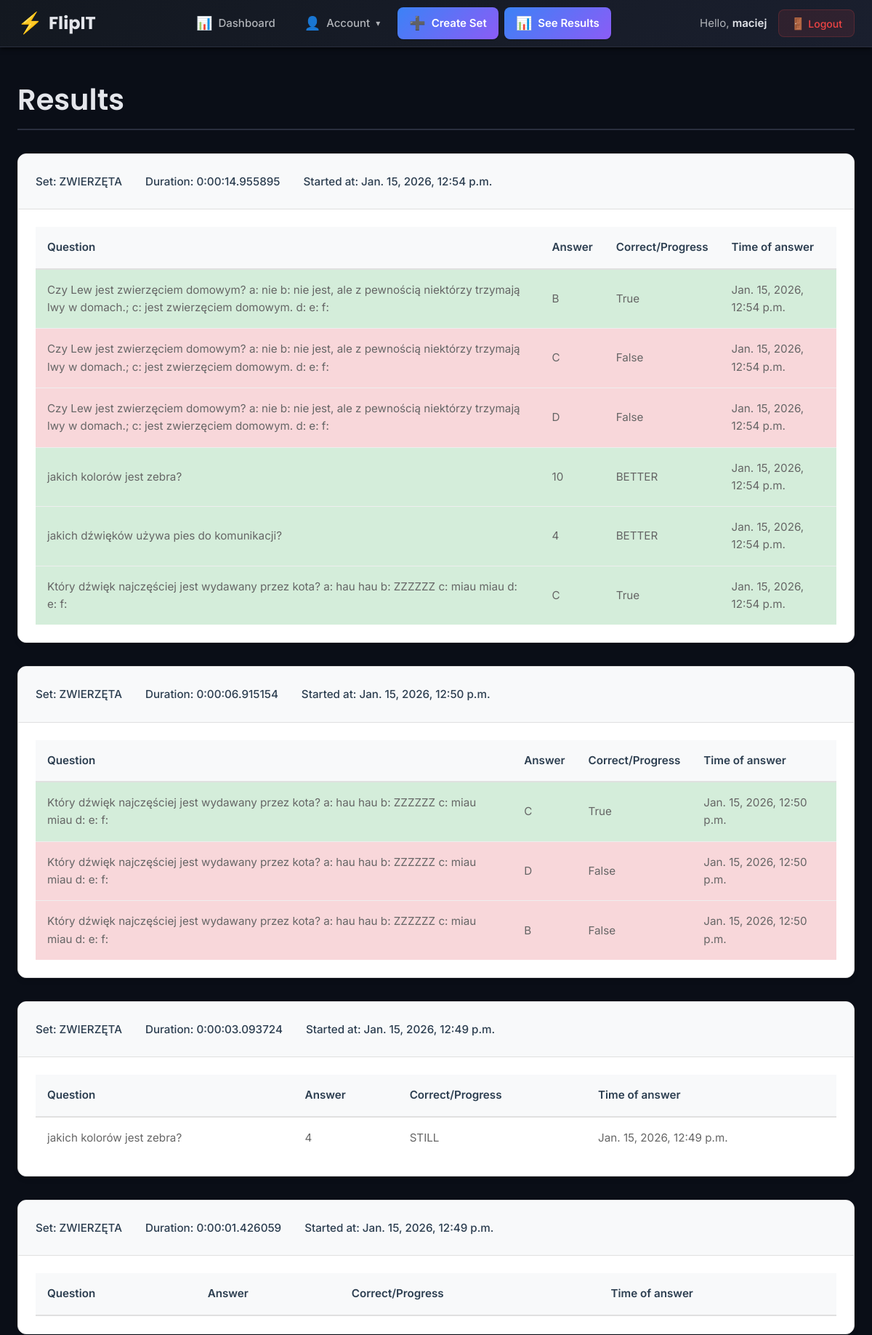
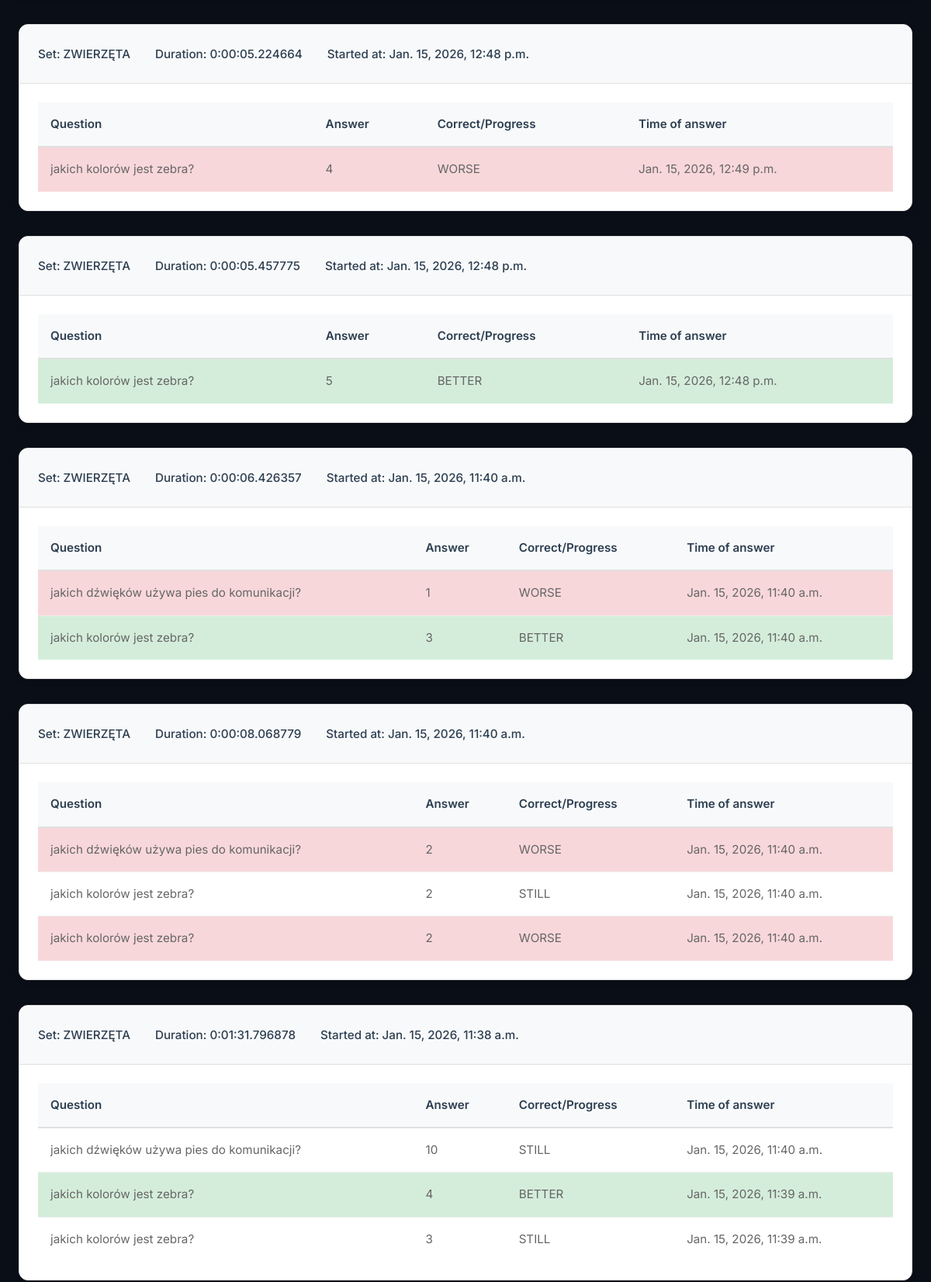
The app's page /account/results/ (signed in, upper part) with its own data (2 pictures, top to bottom).
### learn_sessions/models.py (models this page shows, shortened)
class Learn_session(models.Model):
    user=models.ForeignKey(
        User,
        on_delete=models.CASCADE,
        related_name='learn_sessions'
    )
    set=models.ForeignKey(
        Set,
        on_delete=models.CASCADE,
        related_name='learn_sessions'
    )
    started_at = models.DateTimeField(auto_now_add=True)
    finished_at = models.DateTimeField(auto_now_add=True)
    @property
    def duration(self):
        if not self.finished_at: return None
        return self.finished_at - self.started_at
    is_finished = models.BooleanField(default=False)

class Log_answer(models.Model):
    session=models.ForeignKey(
        Learn_session,
        on_delete=models.CASCADE,
        related_name='session_log'
    )
    time_of_answer = models.DateTimeField(auto_now_add=True, editable=False)
    type_of_card = models.CharField(max_length=15)
    logged_question = models.CharField(max_length=80)
    logged_answer = models.CharField(max_length=1)
    is_correct = models.BooleanField(null=True, blank=True)
    is_better = models.CharField(max_length=30, null=True, blank=True)

### sets/models.py (models this page shows, shortened)
class Set(models.Model):
    owner=models.ForeignKey(
        User,
        on_delete=models.CASCADE,
        related_name='sets'
    )
    name = models.CharField(max_length=255, unique=True)
    description = models.CharField(blank=True)
    created_at = models.DateTimeField(auto_now_add=True)
    sessions_count = models.PositiveIntegerField(default=0, editable=False)
    def __str__(self):
        return self.name

### learn_sessions/views.py (the view)
# urls.py: path('results/', results, name='results')
@login_required
def results(request):
    learn_sessions = Learn_session.objects.order_by('-started_at')
    session_log = Log_answer.objects.order_by('-time_of_answer')
    return render(
        request,
        'account/results.html',
        {
            'learn_sessions': learn_sessions,
            'session_log': session_log
        }
    )

### account/templates/account/results.html
{% extends 'base.html' %}
{% block content %}
    <h1>Results</h1>
    {% include 'learn_sessions/session_plates.html' %}
{% endblock content %}

### account/templates/base.html (shortened to what this page needs)
{% load static %}
<!DOCTYPE html>
<html lang="en">
<head>
  <link href="{% static "css/base.css" %}" rel="stylesheet">
</head>
<body>
  <header id="header" class="header">
    <div class="header-container">
      <a href="{% url 'dashboard' %}" class="logo">
        <span class="logo-icon">⚡</span>
        <span class="logo-text">FlipIT</span>
      </a>
      {% if request.user.is_authenticated %}
        <nav class="menu" id="mainNav">
          <ul class="menu-list">
            <li class="menu-item">
              <a href="{% url "dashboard" %}" class="menu-link">
                <span class="menu-icon">📊</span>
                <span>Dashboard</span>
              </a>
            </li>
            <li class="menu-item">
              <button class="menu-link dropdown-trigger" data-dropdown="accountDropdown" type="button">
                <span class="menu-icon">👤</span>
                <span>Account</span>
                <span class="dropdown-arrow">▾</span>
              </button>
            </li>
            <li class="menu-item">
              <a href="{% url 'sets:set_create' %}" class="menu-link btn-primary">
                <span class="menu-icon">➕</span>
                <span>Create Set</span>
              </a>
            </li>
            <li class="menu-item">
              <a href="{% url 'results' %}" class="menu-link btn-primary">
                <span class="menu-icon">📊</span>
                <span>See Results</span>
              </a>
            </li>
          </ul>
        </nav>
      {% endif %}
      <div class="user-section">
        {% if request.user.is_authenticated %}
          <span class="user-greeting">
            Hello, <strong>{{ request.user.first_name|default:request.user.username }}</strong>
          </span>
          <form action="{% url "logout" %}" method="post" class="logout-form">
            <button type="submit" class="btn-logout">
              <span class="logout-icon">🚪</span>
              <span>Logout</span>
            </button>
          </form>
        {% else %}
          <a href="{% url "login" %}" class="btn-login">Log in</a>
        {% endif %}
      </div>
    </div>
  </header>
  <main id="content" class="content">
    {% block content %}
    {% endblock %}
  </main>
</body>
</html>

### learn_sessions/templates/learn_sessions/session_plates.html (shortened to what this page needs)
{% load static %}
<head>
  <link href="{% static 'learn_sessions/styles/session_plates_styles.css' %}" rel="stylesheet">
</head>
<body>
  {% if learn_sessions %}
  <div id="sessions-container">
    {% for session in learn_sessions %}
      <div class="session">
        <div class="session-details">
          <p>set: {{session.set}}</p>
          <p>duration: {{session.duration}}</p>
          <p>started at: {{session.started_at}}</p>
        </div>
        <div class="session-content">
          {% if session_log %}
            <table class="log-table">
              <thead>
                <tr>
                  <th>Question</th>
                  <th>Answer</th>
                  <th>Correct/Progress</th>
                  <th>Time of answer</th>
                </tr>
              </thead>
              <tbody>
                {% for log in session_log %}
                  {% if log.session.id == session.id%}
                    <tr>
                    <td>{{ log.logged_question }}</td>
                    <td>{{ log.logged_answer }}</td>
                      {% if log.is_correct != None %}
                        <td>{{log.is_correct}}</td>
                      {% elif log.is_better %}
                        <td>{{ log.is_better }}</td>
                      {% endif %}
                    <td>{{ log.time_of_answer }}</td>
                    </tr>
                  {% endif %}
                {% endfor %}
              </tbody>
            </table>
          {% endif %}
        </div>
      </div>
    {% endfor %}
  </div>
{% else %}
  <p class="empty-state">You don't have any done sessions yet.</p>
{% endif %}
</body>

### learn_sessions/static/learn_sessions/styles/session_plates_styles.css (style rules this page uses)
#sessions-container { margin: 2rem 0; display: flex; flex-direction: column; gap: 2rem; }
.session { background: white; border-radius: 12px; box-shadow: 0 4px 6px rgba(0, 0, 0, 0.1); border: 1px solid #e0e0e0; overflow: hidden; transition: transform 0.2s, box-shadow 0.2s; }
.session-details { padding: 1.5rem; background: #f8f9fa; border-bottom: 1px solid #e0e0e0; display: flex; gap: 2rem; flex-wrap: wrap; }
.session-details p { margin: 0; color: #2c3e50; font-size: 0.95rem; font-weight: 500; }
.session-details p::first-letter { text-transform: uppercase; }
.session-content { padding: 1.5rem; }
.log-table { width: 100%; border-collapse: collapse; font-size: 0.95rem; }
.log-table thead { background: #f8f9fa; }
.log-table th { padding: 1rem; text-align: left; font-weight: 600; color: #2c3e50; border-bottom: 2px solid #e0e0e0; }
.log-table td { padding: 1rem; color: #666; border-bottom: 1px solid #eee; }
.log-table tbody tr { transition: background-color 0.2s; }
.log-table tbody tr:last-child td { border-bottom: none; }
.log-table tbody tr.bg-correct { background-color: #d4edda !important; }
.log-table tbody tr.bg-incorrect { background-color: #f8d7da !important; }
.log-table tbody tr.bg-better { background-color: #d4edda !important; }
.log-table tbody tr.bg-worse { background-color: #f8d7da !important; }

### records on screen
Learn_session: set "ZWIERZĘTA", duration "0:00:14.955895", started_at "Jan. 15, 2026, 12:54 p.m."
Log_answer: logged_question "Czy Lew jest zwierzęciem domowym? a: nie b: nie jest, ale z pewnością niektórzy trzymają lwy w domach.; c: jest zwierzęciem domowym. d: e: f:", logged_answer "B", is_correct "True", time_of_answer "Jan. 15, 2026, 12:54 p.m."
Log_answer: logged_question "Czy Lew jest zwierzęciem domowym? a: nie b: nie jest, ale z pewnością niektórzy trzymają lwy w domach.; c: jest zwierzęciem domowym. d: e: f:", logged_answer "C", is_correct "False", time_of_answer "Jan. 15, 2026, 12:54 p.m."
Log_answer: logged_question "Czy Lew jest zwierzęciem domowym? a: nie b: nie jest, ale z pewnością niektórzy trzymają lwy w domach.; c: jest zwierzęciem domowym. d: e: f:", logged_answer "D", is_correct "False", time_of_answer "Jan. 15, 2026, 12:54 p.m."
Log_answer: logged_question "jakich kolorów jest zebra?", logged_answer "10", is_better "BETTER", time_of_answer "Jan. 15, 2026, 12:54 p.m."
Log_answer: logged_question "jakich dźwięków używa pies do komunikacji?", logged_answer "4", is_better "BETTER", time_of_answer "Jan. 15, 2026, 12:54 p.m."
Log_answer: logged_question "Który dźwięk najczęściej jest wydawany przez kota? a: hau hau b: ZZZZZZ c: miau miau d: e: f:", logged_answer "C", is_correct "True", time_of_answer "Jan. 15, 2026, 12:54 p.m."
Learn_session: set "ZWIERZĘTA", duration "0:00:06.915154", started_at "Jan. 15, 2026, 12:50 p.m."
Log_answer: logged_question "Który dźwięk najczęściej jest wydawany przez kota? a: hau hau b: ZZZZZZ c: miau miau d: e: f:", logged_answer "C", is_correct "True", time_of_answer "Jan. 15, 2026, 12:50 p.m."
Log_answer: logged_question "Który dźwięk najczęściej jest wydawany przez kota? a: hau hau b: ZZZZZZ c: miau miau d: e: f:", logged_answer "D", is_correct "False", time_of_answer "Jan. 15, 2026, 12:50 p.m."
Log_answer: logged_question "Który dźwięk najczęściej jest wydawany przez kota? a: hau hau b: ZZZZZZ c: miau miau d: e: f:", logged_answer "B", is_correct "False", time_of_answer "Jan. 15, 2026, 12:50 p.m."
Learn_session: set "ZWIERZĘTA", duration "0:00:03.093724", started_at "Jan. 15, 2026, 12:49 p.m."
Log_answer: logged_question "jakich kolorów jest zebra?", logged_answer "4", is_better "STILL", time_of_answer "Jan. 15, 2026, 12:49 p.m."
Learn_session: set "ZWIERZĘTA", duration "0:00:01.426059", started_at "Jan. 15, 2026, 12:49 p.m."
Learn_session: set "ZWIERZĘTA", duration "0:00:05.224664", started_at "Jan. 15, 2026, 12:48 p.m."
Log_answer: logged_question "jakich kolorów jest zebra?", logged_answer "4", is_better "WORSE", time_of_answer "Jan. 15, 2026, 12:49 p.m."
Learn_session: set "ZWIERZĘTA", duration "0:00:05.457775", started_at "Jan. 15, 2026, 12:48 p.m."
Log_answer: logged_question "jakich kolorów jest zebra?", logged_answer "5", is_better "BETTER", time_of_answer "Jan. 15, 2026, 12:48 p.m."
Learn_session: set "ZWIERZĘTA", duration "0:00:06.426357", started_at "Jan. 15, 2026, 11:40 a.m."
Log_answer: logged_question "jakich dźwięków używa pies do komunikacji?", logged_answer "1", is_better "WORSE", time_of_answer "Jan. 15, 2026, 11:40 a.m."
Log_answer: logged_question "jakich kolorów jest zebra?", logged_answer "3", is_better "BETTER", time_of_answer "Jan. 15, 2026, 11:40 a.m."
Learn_session: set "ZWIERZĘTA", duration "0:00:08.068779", started_at "Jan. 15, 2026, 11:40 a.m."
Log_answer: logged_question "jakich dźwięków używa pies do komunikacji?", logged_answer "2", is_better "WORSE", time_of_answer "Jan. 15, 2026, 11:40 a.m."
Log_answer: logged_question "jakich kolorów jest zebra?", logged_answer "2", is_better "STILL", time_of_answer "Jan. 15, 2026, 11:40 a.m."
Log_answer: logged_question "jakich kolorów jest zebra?", logged_answer "2", is_better "WORSE", time_of_answer "Jan. 15, 2026, 11:40 a.m."
Learn_session: set "ZWIERZĘTA", duration "0:01:31.796878", started_at "Jan. 15, 2026, 11:38 a.m."
Log_answer: logged_question "jakich dźwięków używa pies do komunikacji?", logged_answer "10", is_better "STILL", time_of_answer "Jan. 15, 2026, 11:40 a.m."
Log_answer: logged_question "jakich kolorów jest zebra?", logged_answer "4", is_better "BETTER", time_of_answer "Jan. 15, 2026, 11:39 a.m."
Log_answer: logged_question "jakich kolorów jest zebra?", logged_answer "3", is_better "STILL", time_of_answer "Jan. 15, 2026, 11:39 a.m."

### other values on screen
{{ request.user.first_name|default:request.user.username }} "maciej"
